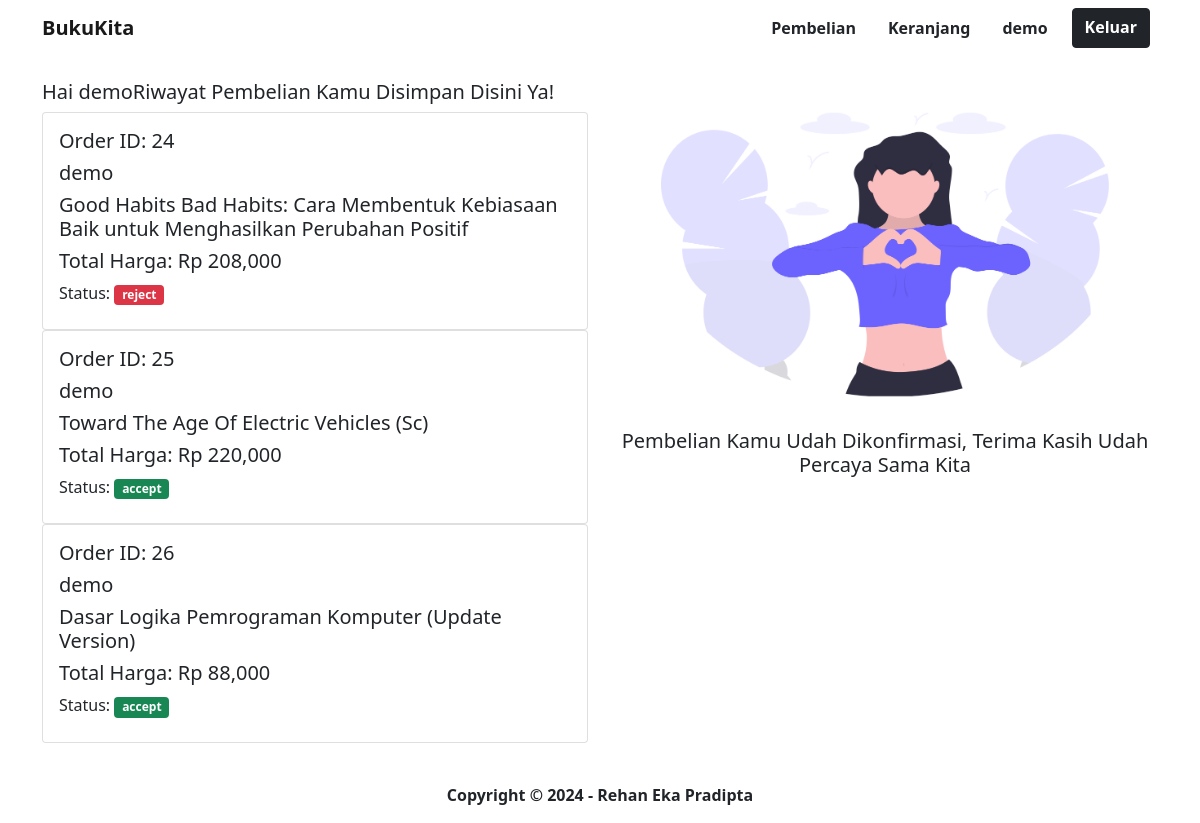
Screenshot of /views/history-order.php (signed in) with the database file from the repository.
### tables this page shows
CREATE TABLE `checkout` (
  `id_checkout` int(11) NOT NULL,
  `id_ongkir` int(11) NOT NULL,
  `id_product` int(11) NOT NULL,
  `nama` varchar(100) NOT NULL,
  `nama_buku` varchar(100) NOT NULL,
  `email` varchar(100) NOT NULL,
  `no_telp` char(20) NOT NULL,
  `alamat` varchar(250) NOT NULL,
  `harga_buku` int(100) NOT NULL,
  `tipe_pembayaran` enum('Alfamart','Indomaret','DANA','GOPAY','OVO','Bank Transfer','Kartu Kredit') NOT NULL,
  `status_buku` enum('pending','reject','accept') NOT NULL,
  `tanggal_checkout` timestamp NOT NULL DEFAULT current_timestamp()
);

### app.php (called while the page is built, shortened)
<?php
$db = mysqli_connect("localhost", "root", "", "book-store");
function querySql($query)
{
    global $db;
    $book =  mysqli_query($db, $query);
    $books = [];
    while ($row = mysqli_fetch_assoc($book)) {
        $books[] = $row;
    }
    return $books;
}

### views/history-order.php (the view, shortened to what this page needs)
<?php
require("../app.php");
$user = $_SESSION["nama"];
$orderan = querySql("SELECT * FROM checkout WHERE nama = '$user'");
?>
<?php require("../partials/header.php"); ?>
<?php require("../partials/navigation.php"); ?>
<div class="container">
    <div class="row">
        <div class="col mt-4">
            <h5>Hai <?= $user; ?>Riwayat Pembelian Kamu Disimpan Disini Ya!</h5>
            <?php foreach ($orderan as $order) : ?>
                <div class="card" style="width: 100%;">
                    <div class="card-body">
                        <div class="card-title">
                            <h5>Order ID: <?= $order["id_checkout"]; ?></h5>
                            <h5> <?= $order["nama"]; ?></h5>
                            <h5> <?= $order["nama_buku"]; ?></h5>
                            <h5>Total Harga: Rp <?= number_format($order["harga_buku"]); ?></h5>
                            <span>Status:</span>
                            <?php if ($order["status_buku"] == "pending") : ?>
                                <small class="badge bg-dark"> <?= $order["status_buku"]; ?></small>
                            <?php elseif ($order["status_buku"] == "reject") : ?>
                                <small class="badge bg-danger"> <?= $order["status_buku"]; ?></small>
                            <?php elseif ($order["status_buku"] == "accept") : ?>
                                <small class="badge bg-success"> <?= $order["status_buku"]; ?></small>
                            <?php endif; ?>
                        </div>
                    </div>
                </div>
            <?php endforeach; ?>
        </div>
        <div class="col mt-4">
            <?php if ($order["status_buku"] === "pending") : ?>
                <img src="../assets/images/pending.png" alt="Thank You For Order" width="100%" class="mx-auto img-fluid">
                <h5 class="text-center">Jangan Panik Jangan Khawatir Pembelian Kamu Lagi Menunggu Konfirmasi</h5>
            <?php elseif ($order["status_buku"] === "reject") : ?>
                <img src="../assets/images/reject.png" alt="Thank You For Order" width="100%" class="mx-auto img-fluid">
                <h5 class="text-center">Yahh Maaf Banget Pembelian Kamu Kami Tolak, Jangan Berkecil Hati Kamu Bisa Beli Buku Yang Lain Ko</h5>
            <?php elseif ($order["status_buku"] === "accept") : ?>
                <img src="../assets/images/thank-you.png" alt="Thank You For Order" width="100%" class="mx-auto img-fluid">
                <h5 class="text-center">Pembelian Kamu Udah Dikonfirmasi, Terima Kasih Udah Percaya Sama Kita </h5>
            <?php endif; ?>
        </div>
    </div>
</div>
<?php require('../partials/footer.php'); ?>

### partials/header.php (style rules this page uses)
* { scroll-behavior: smooth; }

### rows the page displays
checkout: id_checkout "24", nama "demo", nama_buku "Good Habits Bad Habits: Cara Membentuk Kebiasaan Baik untuk Menghasilkan Perubahan Positif", harga_buku "208,000", status_buku "reject"
checkout: id_checkout "25", nama "demo", nama_buku "Toward The Age Of Electric Vehicles (Sc)", harga_buku "220,000", status_buku "accept"
checkout: id_checkout "26", nama "demo", nama_buku "Dasar Logika Pemrograman Komputer (Update Version)", harga_buku "88,000", status_buku "accept"

### other values shown
$_SESSION["nama"] "demo"
$user "demo"
